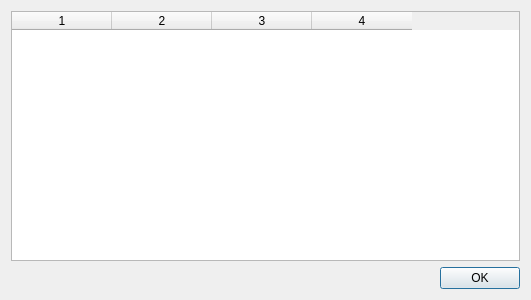
<?xml version="1.0" encoding="UTF-8"?>
<ui version="4.0">
 <class>TicketsDialog</class>
 <widget class="QDialog" name="TicketsDialog">
  <property name="geometry">
   <rect>
    <x>0</x>
    <y>0</y>
    <width>531</width>
    <height>300</height>
   </rect>
  </property>
  <property name="windowTitle">
   <string>Dialog</string>
  </property>
  <layout class="QVBoxLayout" name="verticalLayout">
   <item>
    <widget class="QTableWidget" name="ticketTable">
     <property name="alternatingRowColors">
      <bool>true</bool>
     </property>
     <property name="selectionMode">
      <enum>QAbstractItemView::NoSelection</enum>
     </property>
     <property name="sortingEnabled">
      <bool>true</bool>
     </property>
     <property name="columnCount">
      <number>4</number>
     </property>
     <column/>
     <column/>
     <column/>
     <column/>
    </widget>
   </item>
   <item>
    <widget class="QDialogButtonBox" name="buttonBox">
     <property name="orientation">
      <enum>Qt::Horizontal</enum>
     </property>
     <property name="standardButtons">
      <set>QDialogButtonBox::Ok</set>
     </property>
    </widget>
   </item>
  </layout>
 </widget>
 <resources/>
 <connections>
  <connection>
   <sender>buttonBox</sender>
   <signal>accepted()</signal>
   <receiver>TicketsDialog</receiver>
   <slot>accept()</slot>
   <hints>
    <hint type="sourcelabel">
     <x>248</x>
     <y>254</y>
    </hint>
    <hint type="destinationlabel">
     <x>157</x>
     <y>274</y>
    </hint>
   </hints>
  </connection>
  <connection>
   <sender>buttonBox</sender>
   <signal>rejected()</signal>
   <receiver>TicketsDialog</receiver>
   <slot>reject()</slot>
   <hints>
    <hint type="sourcelabel">
     <x>316</x>
     <y>260</y>
    </hint>
    <hint type="destinationlabel">
     <x>286</x>
     <y>274</y>
    </hint>
   </hints>
  </connection>
 </connections>
</ui>
